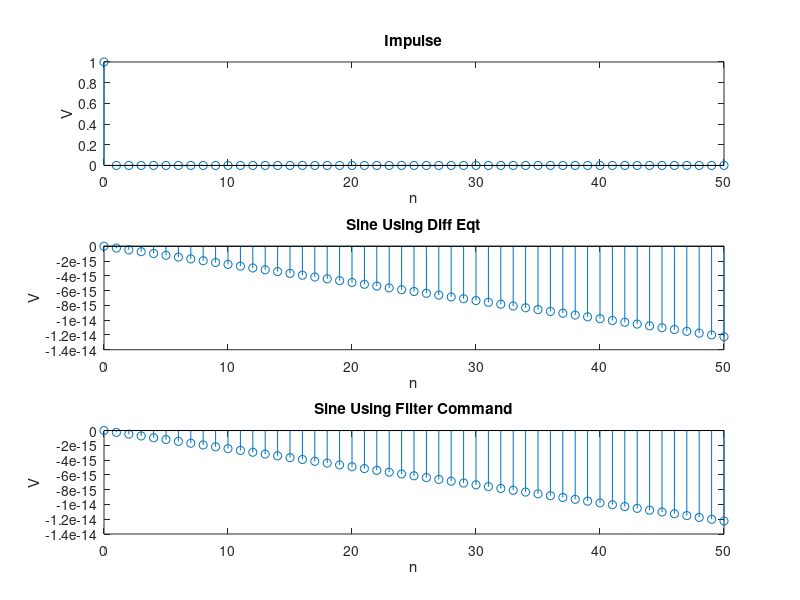

Recreate this plot in MATLAB.
%*Generation of Sine Using Filtering*%

clc;clear all;
n=0:50;

f=input('Enter frequency of sine signal ');
fs=input('Enter Sampling frequency ');

%Impulse%
x=zeros(1,length(n));
x(1)=1;

%System Coefficients%
b=[0 sin(2*pi*(f/fs)) 0];
a=[1 -2*cos(2*pi*(f/fs)) 1];

%Using filter command%
filop=filter(b,a,x);

%Using difference equation%
y1=0; y2=0; x1=0; x2=0; y=zeros(1,length(n));
for i=1:length(n)
    y(i)= -(a(2)*y1)-(a(3)*y2)+(b(1)*x(i))+(b(2)*x1)+(b(3)*x2);
    y2=y1; y1=y(i);
    x2=x1; x1=x(i);
end

%Plots%
subplot(3,1,1);stem(n,x);title('Impulse');xlabel('n');ylabel('V');
subplot(3,1,2);stem(n,y);title('Sine Using Diff Eqt');xlabel('n');ylabel('V');
subplot(3,1,3);stem(n,filop);title('Sine Using Filter Command');xlabel('n');ylabel('V');